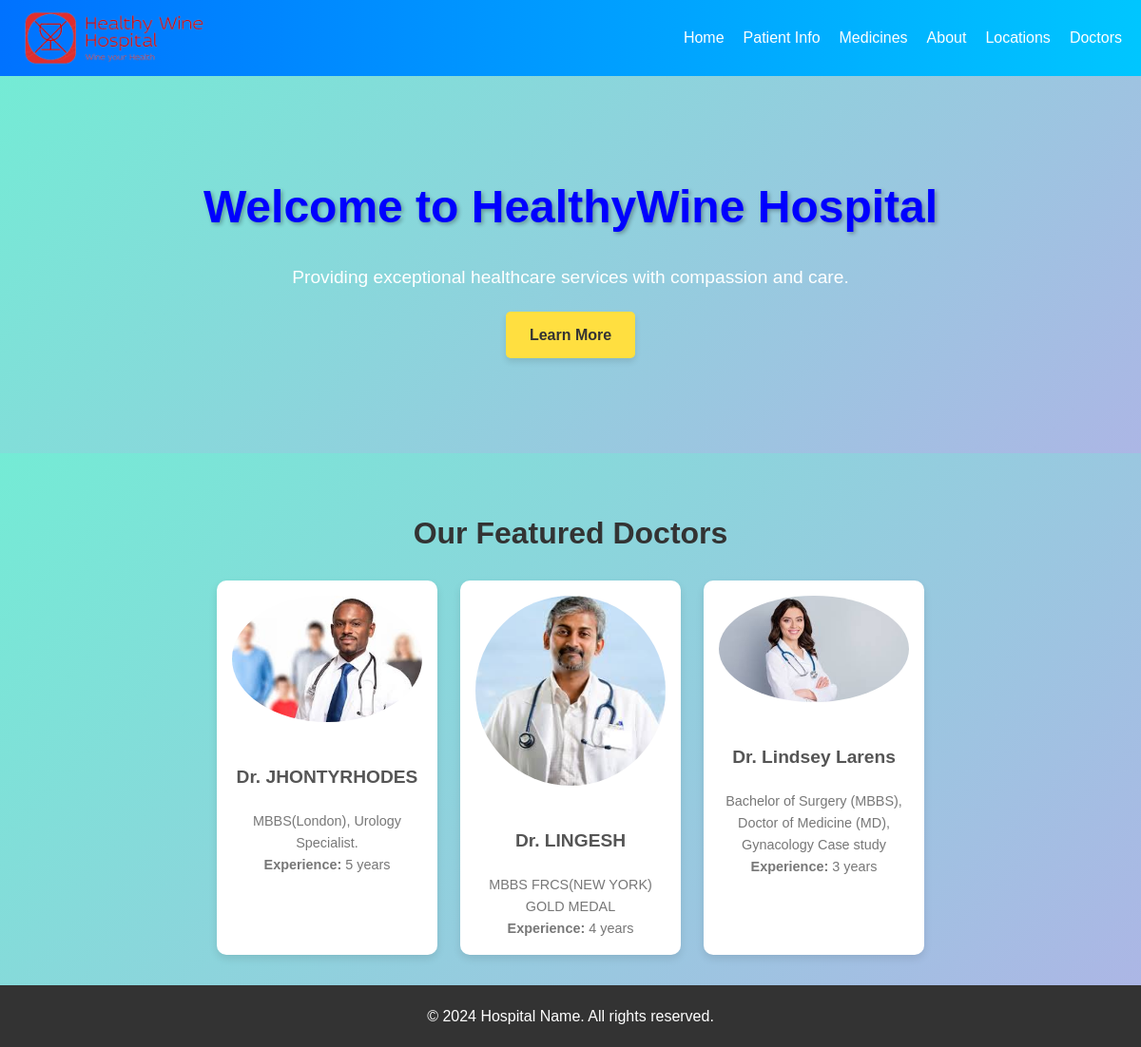
Before: / with the older database file.
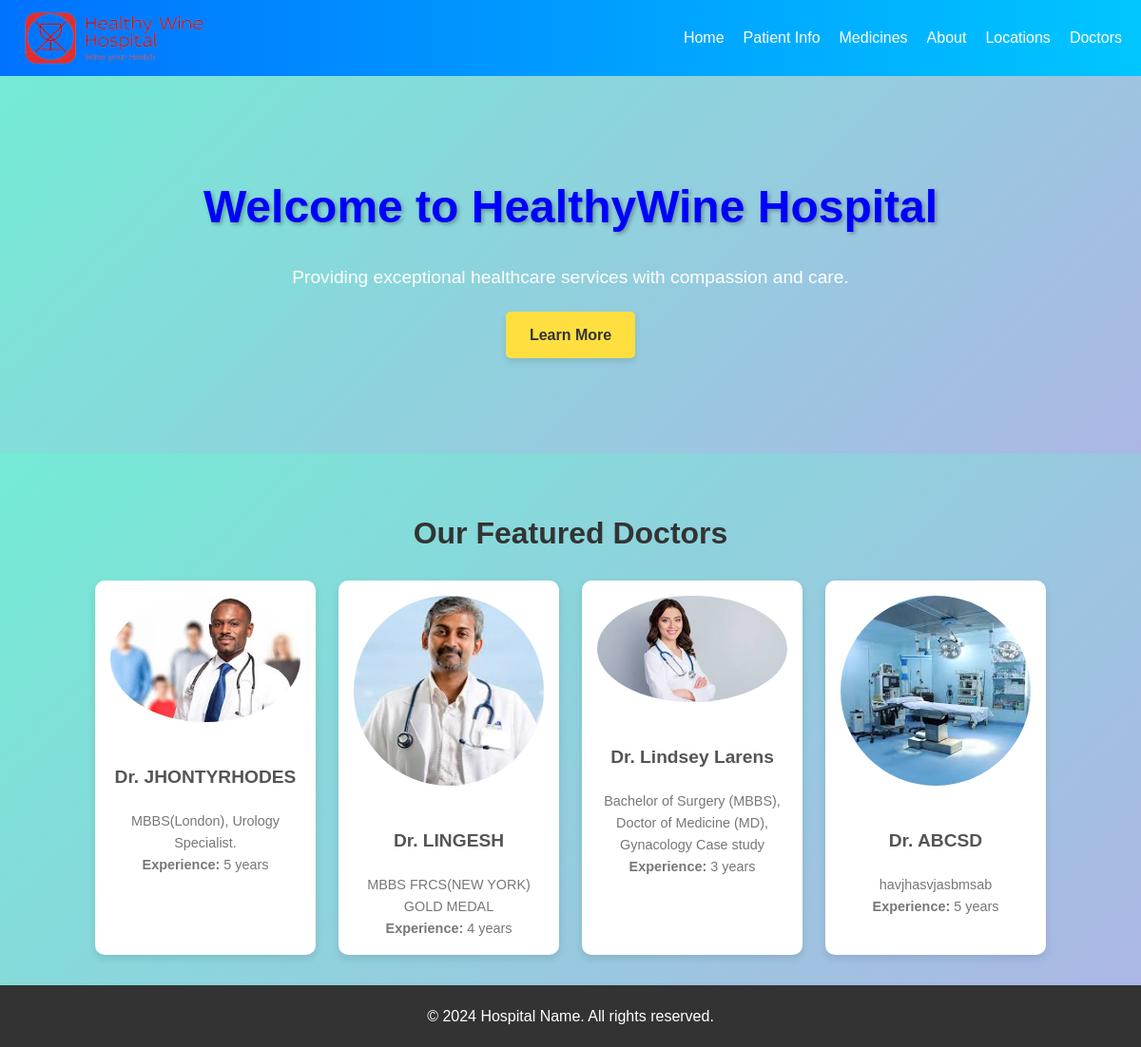
After: the same page with the newer database file.
### doctors/models.py (models this page shows, shortened)
class Doctor(models.Model):
    name = models.CharField(max_length=100)
    specialist_in = models.CharField(max_length=100)  # Example: "Cardiology"
    phone = models.CharField(max_length=15)
    email = models.EmailField(unique=True)
    date_of_joining = models.DateField()
    years_experience = models.PositiveIntegerField()
    study = models.TextField()  # Example: "MBBS, MD"
    image = models.ImageField(upload_to='doctors/images/')

### home/views.py (the view)
# urls.py: path('',home,name='home'),
def home(request):
    doctors = Doctor.objects.all()[:4]
    return render(request, 'home/home.html', {'doctors': doctors})

### templates/home/home.html (shortened to what this page needs)
{% load static %}
<!DOCTYPE html>
<html lang="en">
<head>
    <link rel="stylesheet" href="{% static 'css/home/home1.css' %}">
</head>
<body>
    <header>
        <nav class="navbar">
            <a href="{% url 'home:home' %}" class="logo">
                <img src="{% static 'images/logo1.png' %}" alt="Hospital Logo">
            </a>
            <ul class="nav-links">
                <li><a href="/">Home</a></li>
                <li><a href="{% url 'home:patientinfo' %}">Patient Info</a></li>
                <li><a href="{% url 'medicines:login' %}">Medicines</a></li>
                <li><a href="{% url 'home:about' %}">About</a></li>
                <li><a href="{% url 'home:location' %}">Locations</a></li>
                <li><a href="{% url 'doctors:doctors-list' %}">Doctors</a></li>
            </ul>
        </nav>
    </header>
    <main>
        <section class="hero">
            <div class="container">
                <h1 style="color:blue">Welcome to HealthyWine Hospital</h1>
                <p>Providing exceptional healthcare services with compassion and care.</p>
                <a href="{% url 'home:about' %}" class="btn">Learn More</a>
            </div>
        </section>
        <section class="featured-doctors">
            <div class="container">
                <h2>Our Featured Doctors</h2>
                <div class="doctor-cards">
                    {% for doctor in doctors %}
                    <div class="doctor-card">
                        <img src="{{ doctor.image.url }}" alt="Dr. {{ doctor.name }}" class="doctor-image">
                        <h3>Dr. {{ doctor.name }}</h3>
                        <p>{{ doctor.study }}</p>
                        <p><strong>Experience:</strong> {{ doctor.years_experience }} years</p>
                    </div>
                    {% endfor %}
                </div>
            </div>
        </section>
    </main>
    <footer>
        <div class="container">
            <p>&copy; 2024 Hospital Name. All rights reserved.</p>
        </div>
    </footer>
</body>
</html>

### static/css/home/home1.css (style rules this page uses)
body, h1, p, a, ul, li { margin: 0; padding: 0; box-sizing: border-box; }
body { font-family: 'Poppins', sans-serif; line-height: 1.6; }
.container { width: 90%; max-width: 1200px; margin: 0 auto; }
main > section { background: linear-gradient(135deg, #74ebd5, #acb6e5); color: #fff; }
.navbar { display: flex; justify-content: space-between; align-items: center; background: linear-gradient(90deg, #0072ff, #00c6ff); padding: 10px 20px; box-shadow: 0 2px 5px rgba(0, 0, 0, 0.1); }
.navbar .logo { display: flex; align-items: center; margin-right: auto; }
.navbar .logo img { height: 60px; width: auto; }
.nav-links { display: flex; gap: 20px; list-style: none; margin: 0; padding: 0; }
.nav-links li { display: inline-block; }
.nav-links a { text-decoration: none; color: white; font-size: 16px; font-weight: 500; transition: all 0.3s ease-in-out; }
.hero { text-align: center; padding: 100px 20px; }
.hero h1 { font-size: 3rem; margin-bottom: 20px; text-shadow: 2px 2px 4px rgba(0, 0, 0, 0.3); }
.hero p { font-size: 1.2rem; margin-bottom: 20px; }
.hero .btn { display: inline-block; padding: 12px 25px; background: #ffdf40; color: #333; text-decoration: none; font-weight: bold; border-radius: 5px; transition: all 0.3s ease; box-shadow: 0 4px 6px rgba(0, 0, 0, 0.1); }
.featured-doctors { padding: 2rem 1rem; text-align: center; }
.featured-doctors h2 { font-size: 2rem; margin-bottom: 1.5rem; color: #333; }
.doctor-cards { display: flex; flex-wrap: wrap; gap: 1.5rem; justify-content: center; }
.doctor-card { background: white; border-radius: 10px; box-shadow: 0 4px 8px rgba(0, 0, 0, 0.1); padding: 1rem; max-width: 200px; text-align: center; transition: transform 0.3s ease, box-shadow 0.3s ease; }
.doctor-image { width: 100%; height: auto; border-radius: 50%; margin-bottom: 1rem; }
.doctor-card h3 { font-size: 1.2rem; color: #555; }
.doctor-card p { font-size: 0.9rem; color: #777; }
footer { background: #333; color: #fff; text-align: center; padding: 20px 0; margin-top: 0px; }

Changed rows visible on the page:
added Doctor: image (picture), name "ABCSD", study "havjhasvjasbmsab", years_experience "5"
